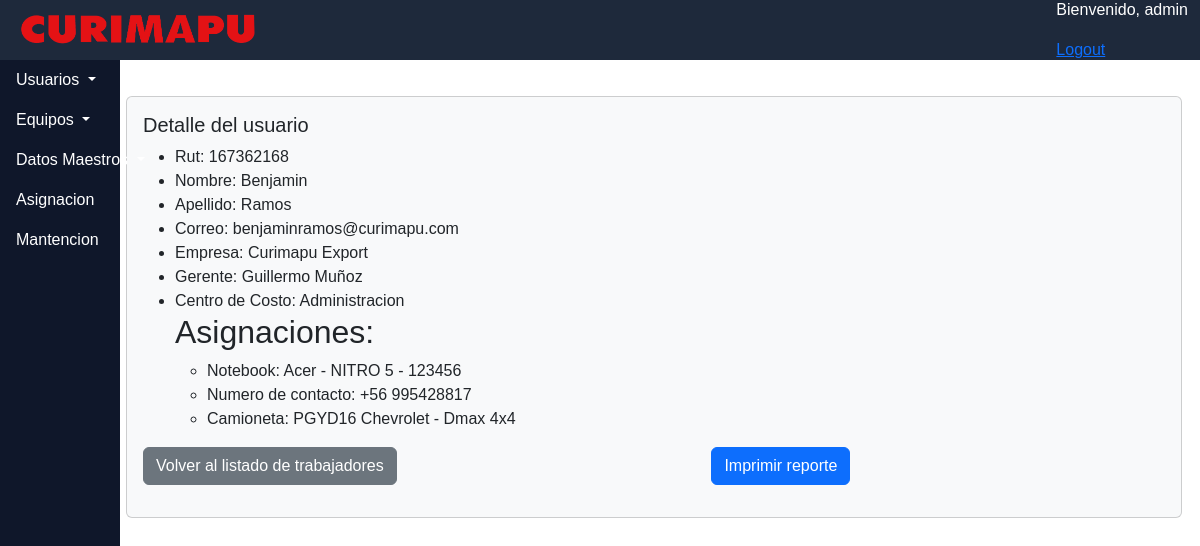
The app's page /dashboard/usuarios/5 (signed in) with its own data.
### dashboard/models.py (models this page shows, shortened)
class  Usuarios(models.Model): #Editar Views and Forms.
    rut = models.CharField(max_length=10, null=False, blank=False, unique=True)
    nombre = models.CharField(max_length=30, null=False)
    apellido = models.CharField(max_length=20, null=False)
    correo = models.EmailField(max_length=50,null=True, blank=True)
    empresa = models.CharField(max_length=20)
    gerente = models.CharField(max_length=20)
    centro_de_costo = models.CharField(choices=listado_centrosdecostos, max_length=30, verbose_name='Centro de Costo')
    class Meta:
        verbose_name = "Trabajadores"
        ordering = ['nombre']

class Asignacion(models.Model):
    usuario = models.ForeignKey(Usuarios, on_delete=models.CASCADE,verbose_name="Trabajador")
    num = models.ForeignKey(Num_telefono, on_delete=models.CASCADE,null=True,blank=True,verbose_name="Numero de telefono")
    smartphone_a = models.ForeignKey(Smartphones, on_delete=models.CASCADE, null=True,blank=True,verbose_name="Smartphone")
    fecha_sma = models.DateField(default= None,null=True,blank=True,verbose_name="Fecha de entrega")
    tablet_a = models.ForeignKey(Tablets, on_delete=models.CASCADE,null=True,blank=True,verbose_name="Tablet")
    fecha_ta = models.DateField(default= None,null=True,blank=True,verbose_name="Fecha de entrega")
    notebook_a = models.ForeignKey(Notebooks, on_delete=models.CASCADE,null=True,blank=True,verbose_name="Notebook")
    fecha_nt = models.DateField(default= None,null=True,blank=True,verbose_name="Fecha de entrega")
    camionetas_a =models.ForeignKey(Camionetas, on_delete=models.CASCADE,null=True,blank=True,verbose_name="Camioneta")
    fecha_cm = models.DateField(default= None,null=True,blank=True,verbose_name="Feha de entrega")
    vigente = models.BooleanField(help_text='marcar si es la asignacion actual del usuario.') #registro actual, si / no)

class Notebooks(models.Model):
    serie_notebook = models.CharField(unique=True,max_length=25)
    modelo_notebook = models.ForeignKey(Modelos,on_delete=models.CASCADE)
    estado_notebook = models.BooleanField()
    fecha_compra_notebook = models.DateField(help_text='Fecha en la que se recepciona el equipo en la empresa')
    mantencion_notebook = models.DateField(help_text="Fecha de la ultima mantecion")
    valor_notebook = models.IntegerField(help_text='Por favor inserte el valor en CLP')
    observaciones_notebook = models.CharField(max_length=100, blank=True)
    nram = models.IntegerField(verbose_name='Memoria Ram')
    nhdd = models.IntegerField(verbose_name='HDD',help_text='Por favor marcar 0 si no tiene HDD')
    nssd = models.IntegerField(verbose_name='SSD',help_text='Por favor marcar 0 si no tiene SSD')
    def __str__(self):
        return str (u"{} - {}").format(
            self.modelo_notebook,
            self.serie_notebook,
        )
    class Meta:
        ordering = ['modelo_notebook']

class Modelos(models.Model):
    m_marca = models.ForeignKey(Marca,on_delete=models.CASCADE,verbose_name='Marca')
    m_param = models.ForeignKey(ParamTipo,on_delete=models.CASCADE,verbose_name='Tipo')
    m_modelo = models.CharField(max_length=50,unique=True,verbose_name='Modelo')
    m_procesador = models.ForeignKey(Procesador,default="01",on_delete=models.SET_DEFAULT,help_text="Por favor marcar 'No aplica' para las camionetas"
                                     ,verbose_name='Procesador')
    def __str__(self):
        return str(u"{} - {}").format(
            self.m_marca,
            self.m_modelo,
        )
    class Meta:
        ordering = ['m_marca']

class Marca(models.Model):
    marca = models.CharField(max_length=20, unique= True)
    def __str__(self):
        return self.marca

class Num_telefono(models.Model):
    numero_tel = models.CharField(max_length=9,null=True,blank=True,unique=True,verbose_name="Numero")
    activo = models.BooleanField(verbose_name="contratado") #numero activo o dado de baja
    def __str__(self):
        return self.numero_tel
    class Meta:
        verbose_name = "Telefono"

class Camionetas(models.Model):
    patente = models.CharField(max_length=20,unique=True)
    modelo_camioneta = models.ForeignKey(Modelos,on_delete=models.CASCADE)
    mantencion = models.DateField()
    observaciones_camionetas = models.CharField(max_length=100)
    disponible = models.BooleanField()
    modalidad = models.CharField(choices=listado_modalidades,max_length=20,verbose_name='listado modalidades')
    vin = models.CharField(max_length=20,unique=True)
    kilometraje = models.IntegerField()
    fecha_recepcion = models.DateField(null=True,blank=True)
    fecha_entrega = models.DateField(null=True,blank=True)
    def __str__(self):
        return (u"{} {}").format(
            self.patente,
            self.modelo_camioneta,
        )
    class Meta:
        ordering = ['patente']

### dashboard/views.py (the view)
# urls.py: path('usuarios/<int:pk>', views.reporte.as_view(), name = 'reporte'),
@method_decorator(login_required, name='dispatch' )
class reporte(DetailView):
    model = Usuarios
    template_name = 'dashboard/crud/reporte_usuario.html'
    context_object_name= 'Usuarios'
    def get_context_data(self, **kwargs):
        context = super().get_context_data(**kwargs)
        asignaciones = self.object.asignacion_set.exclude(vigente=False).all()
        context['asignaciones'] = list(asignaciones)
        return context

### dashboard/templates/dashboard/crud/reporte_usuario.html (shortened to what this page needs)
{% extends "dashboard/base.html" %}
{% block content %}
<div class="card text-dark bg-light mb-3">
  <div class="card-body">
      <h5 class="card-title">Detalle del usuario</h5>
  <ul>
    <li>Rut: {{ Usuarios.rut }}</li>
    <li>Nombre: {{ Usuarios.nombre }}</li>
    <li>Apellido: {{ Usuarios.apellido }}</li>
    <li>Correo: {{ Usuarios.correo }}</li>
    <li>Empresa: {{ Usuarios.empresa }}</li>
    <li>Gerente: {{ Usuarios.gerente }}</li>
    <li>Centro de Costo: {{ Usuarios.centro_de_costo }}</li>
    {% if asignaciones %}
    <h2>Asignaciones:</h2>
    <ul>
      {% for asignacion in asignaciones %}
        {% if asignacion.notebook_a %}
          <li>Notebook: {{ asignacion.notebook_a }}</li>
        {% endif %}
        {% if asignacion.num %}
        <li>Numero de contacto: +56 {{ asignacion.num }}</li>
      {% endif %}
        {% if asignacion.camionetas_a %}
        <li>Camioneta: {{ asignacion.camionetas_a }}</li>
      {% endif %}
      {% empty %}
        <p>No se ha asignado ningún dispositivo a este usuario</p>
      {% endfor %}
    </ul>
  {% endif %}
  </ul>
  <div class="pagination d-flex justify-content-between">
    <p>
      <a href="{% url "dashboard:panel_usuarios" %}" class="btn btn-secondary">Volver al listado de trabajadores</a>
      <p>
        <a href="{% url 'dashboard:imprimir_reporte' Usuarios.pk %}" class="btn btn-primary">Imprimir reporte</a>
    </p>
    </p>
</div>
</div>
{% endblock %}

### dashboard/templates/dashboard/base.html (shortened to what this page needs)
<!DOCTYPE html>
<html lang="es">
<html>
    <head>
        {% load static %}
            <link href="
            https://cdn.jsdelivr.net/npm/bootstrap@5.2.3/dist/css/bootstrap.min.css
            " rel="stylesheet">
    </head>
<body>
    <header>
        {% block header %}
        <nav class="navbar navbar-expand-lg navbar-dark fixed-top" style="background-color: rgb(30 41 59); z-index:2;">
            <div class="container-fluid">
                <a class="navbar-brand" href="{% url "dashboard:index" %}">
                        <img src="{% static '/img/logocurimapu.png' %}" alt="Curimapu" width="250px" height="40px">
                </a>
                <div class ="d-flex justify-content-between">
                  <div class = "ml-auto">
                  <p style="color: white;">Bienvenido, {{ request.user.username }}</p>
                  <a href="{% url 'dashboard:logout' %}">Logout</a>
                </div>
              </div>
                </div>
        </nav>
        {% endblock %}
    </header>
    {% block side %}
    <div class="sidebar">
      <ul class="nav flex-column">
        <li class="nav-item dropdown">
          <a class="nav-link dropdown-toggle" href="#" id="usuariosDropdown" role="button" data-bs-toggle="dropdown" aria-expanded="false">
            Usuarios
          </a>
        </li>
        <li class="nav-item dropdown">
          <a class="nav-link dropdown-toggle" href="#" id="equiposDropdown" role="button" data-bs-toggle="dropdown" aria-expanded="false">
            Equipos
          </a>
        </li>
        <li class="nav-item dropdown">
          <a class="nav-link dropdown-toggle" href="#" id="datosMaestrosDropdown" role="button" data-bs-toggle="dropdown" aria-expanded="false">
            Datos Maestros
          </a>
        </li>
        <li class="nav-item">
          <a class="nav-link" href="{% url "dashboard:panel_asignacion" %}">Asignacion</a>
        </li>
        <li class="nav-item">
          <a class="nav-link" href="{% url "dashboard:panel_mantencion" %}">Mantencion</a>
        </li>
      </ul>
    </div>
    {% endblock %}
    <main>
        {% block content %}{% endblock %}
    </main>
</body>
</html>

### dashboard/templates/dashboard/base.html (style rules this page uses)
body { font-family: 'OpenSans-Light', sans-serif; }
.sidebar { width: 12.5%; background-color: rgb(15, 23, 42); height: 100dvh; position: fixed; width: 10%; top: 1; left: 0; z-index: 1; }
.navbar { position: fixed; top: 0; left: 0%; width: 100%; height: 60px; z-index: 1; }
.nav-link { color: #fff; }
main { margin-top: 60px; margin-left: 10.5%; width: 88%; padding-top: 20px; z-index: 1; }

### records on screen
Usuarios: rut "167362168", nombre "Benjamin", apellido "Ramos", correo "benjaminramos@curimapu.com", empresa "Curimapu Export", gerente "Guillermo Muñoz", centro_de_costo "Administracion"
Asignacion: notebook_a "Acer - NITRO 5 - 123456", num "995428817", camionetas_a "PGYD16 Chevrolet - Dmax 4x4"

### other values on screen
{{ request.user.username }} "admin"
